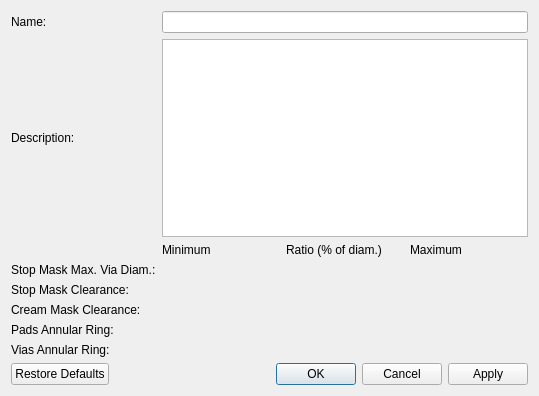
<?xml version="1.0" encoding="UTF-8"?>
<ui version="4.0">
 <class>librepcb::editor::BoardDesignRulesDialog</class>
 <widget class="QDialog" name="librepcb::editor::BoardDesignRulesDialog">
  <property name="geometry">
   <rect>
    <x>0</x>
    <y>0</y>
    <width>539</width>
    <height>396</height>
   </rect>
  </property>
  <property name="windowTitle">
   <string>Board Design Rules</string>
  </property>
  <layout class="QGridLayout" name="gridLayout">
   <item row="0" column="0">
    <widget class="QLabel" name="label">
     <property name="text">
      <string>Name:</string>
     </property>
    </widget>
   </item>
   <item row="1" column="0">
    <widget class="QLabel" name="label_2">
     <property name="text">
      <string>Description:</string>
     </property>
    </widget>
   </item>
   <item row="2" column="1">
    <widget class="QLabel" name="label_4">
     <property name="text">
      <string>Minimum</string>
     </property>
    </widget>
   </item>
   <item row="2" column="2">
    <widget class="QLabel" name="label_5">
     <property name="text">
      <string>Ratio (% of diam.)</string>
     </property>
    </widget>
   </item>
   <item row="2" column="3">
    <widget class="QLabel" name="label_9">
     <property name="text">
      <string>Maximum</string>
     </property>
    </widget>
   </item>
   <item row="3" column="0">
    <widget class="QLabel" name="label_6">
     <property name="text">
      <string>Stop Mask Max. Via Diam.:</string>
     </property>
    </widget>
   </item>
   <item row="4" column="0">
    <widget class="QLabel" name="label_3">
     <property name="text">
      <string>Stop Mask Clearance:</string>
     </property>
    </widget>
   </item>
   <item row="5" column="0">
    <widget class="QLabel" name="label_8">
     <property name="text">
      <string>Cream Mask Clearance:</string>
     </property>
    </widget>
   </item>
   <item row="6" column="0">
    <widget class="QLabel" name="label_7">
     <property name="text">
      <string>Pads Annular Ring:</string>
     </property>
    </widget>
   </item>
   <item row="7" column="0">
    <widget class="QLabel" name="label_10">
     <property name="text">
      <string>Vias Annular Ring:</string>
     </property>
    </widget>
   </item>
   <item row="8" column="0" colspan="4">
    <widget class="QDialogButtonBox" name="buttonBox">
     <property name="orientation">
      <enum>Qt::Horizontal</enum>
     </property>
     <property name="standardButtons">
      <set>QDialogButtonBox::Apply|QDialogButtonBox::Cancel|QDialogButtonBox::Ok|QDialogButtonBox::RestoreDefaults</set>
     </property>
    </widget>
   </item>
   <item row="1" column="1" colspan="3">
    <widget class="QPlainTextEdit" name="txtDescription">
     <property name="tabChangesFocus">
      <bool>true</bool>
     </property>
    </widget>
   </item>
   <item row="0" column="1" colspan="3">
    <widget class="QLineEdit" name="edtName"/>
   </item>
   <item row="3" column="3">
    <widget class="librepcb::editor::UnsignedLengthEdit" name="edtStopMaskMaxViaDia" native="true"/>
   </item>
   <item row="4" column="1">
    <widget class="librepcb::editor::UnsignedLengthEdit" name="edtStopMaskClrMin" native="true"/>
   </item>
   <item row="5" column="1">
    <widget class="librepcb::editor::UnsignedLengthEdit" name="edtCreamMaskClrMin" native="true"/>
   </item>
   <item row="6" column="1">
    <widget class="librepcb::editor::UnsignedLengthEdit" name="edtPadAnnularRingMin" native="true"/>
   </item>
   <item row="7" column="1">
    <widget class="librepcb::editor::UnsignedLengthEdit" name="edtViaAnnularRingMin" native="true"/>
   </item>
   <item row="4" column="3">
    <widget class="librepcb::editor::UnsignedLengthEdit" name="edtStopMaskClrMax" native="true"/>
   </item>
   <item row="5" column="3">
    <widget class="librepcb::editor::UnsignedLengthEdit" name="edtCreamMaskClrMax" native="true"/>
   </item>
   <item row="6" column="3">
    <widget class="librepcb::editor::UnsignedLengthEdit" name="edtPadAnnularRingMax" native="true"/>
   </item>
   <item row="7" column="3">
    <widget class="librepcb::editor::UnsignedLengthEdit" name="edtViaAnnularRingMax" native="true"/>
   </item>
   <item row="4" column="2">
    <widget class="librepcb::editor::UnsignedRatioEdit" name="edtStopMaskClrRatio" native="true"/>
   </item>
   <item row="5" column="2">
    <widget class="librepcb::editor::UnsignedRatioEdit" name="edtCreamMaskClrRatio" native="true"/>
   </item>
   <item row="6" column="2">
    <widget class="librepcb::editor::UnsignedRatioEdit" name="edtPadAnnularRingRatio" native="true"/>
   </item>
   <item row="7" column="2">
    <widget class="librepcb::editor::UnsignedRatioEdit" name="edtViaAnnularRingRatio" native="true"/>
   </item>
  </layout>
 </widget>
 <customwidgets>
  <customwidget>
   <class>librepcb::editor::UnsignedLengthEdit</class>
   <extends>QWidget</extends>
   <header location="global">librepcb/editor/widgets/unsignedlengthedit.h</header>
   <container>1</container>
  </customwidget>
  <customwidget>
   <class>librepcb::editor::UnsignedRatioEdit</class>
   <extends>QWidget</extends>
   <header location="global">librepcb/editor/widgets/unsignedratioedit.h</header>
   <container>1</container>
  </customwidget>
 </customwidgets>
 <tabstops>
  <tabstop>edtName</tabstop>
  <tabstop>txtDescription</tabstop>
  <tabstop>edtStopMaskMaxViaDia</tabstop>
  <tabstop>edtStopMaskClrMin</tabstop>
  <tabstop>edtStopMaskClrRatio</tabstop>
  <tabstop>edtStopMaskClrMax</tabstop>
  <tabstop>edtCreamMaskClrMin</tabstop>
  <tabstop>edtCreamMaskClrRatio</tabstop>
  <tabstop>edtCreamMaskClrMax</tabstop>
  <tabstop>edtPadAnnularRingMin</tabstop>
  <tabstop>edtPadAnnularRingRatio</tabstop>
  <tabstop>edtPadAnnularRingMax</tabstop>
  <tabstop>edtViaAnnularRingMin</tabstop>
  <tabstop>edtViaAnnularRingRatio</tabstop>
  <tabstop>edtViaAnnularRingMax</tabstop>
 </tabstops>
 <resources/>
 <connections>
  <connection>
   <sender>buttonBox</sender>
   <signal>accepted()</signal>
   <receiver>librepcb::editor::BoardDesignRulesDialog</receiver>
   <slot>accept()</slot>
   <hints>
    <hint type="sourcelabel">
     <x>257</x>
     <y>386</y>
    </hint>
    <hint type="destinationlabel">
     <x>225</x>
     <y>391</y>
    </hint>
   </hints>
  </connection>
  <connection>
   <sender>buttonBox</sender>
   <signal>rejected()</signal>
   <receiver>librepcb::editor::BoardDesignRulesDialog</receiver>
   <slot>reject()</slot>
   <hints>
    <hint type="sourcelabel">
     <x>325</x>
     <y>386</y>
    </hint>
    <hint type="destinationlabel">
     <x>387</x>
     <y>391</y>
    </hint>
   </hints>
  </connection>
 </connections>
</ui>
